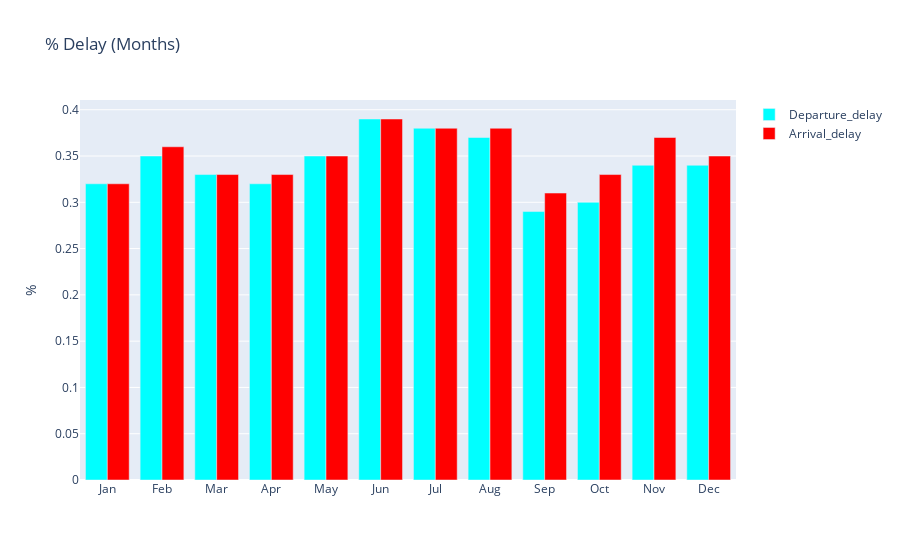

Here is the notebook cell this chart was saved with:
### Markdown cell above
So, we see a similar trend every quarter i.e., every quarter has atleast 1.5 million flight delays. Another observation is that the number of flight delays tend to peak during Quarter 2 and 3, and then they decrease again. Now, lets see the trends based on the Month.

### Code cell
fdc = flight_delays.copy()

month = {1: 'Jan',
         2: 'Feb',
         3: 'Mar',
         4: 'Apr',
         5: 'May',
         6: 'Jun',
         7: 'Jul',
         8: 'Aug',
         9: 'Sep',
         10: 'Oct',
         11: 'Nov',
         12: 'Dec'}

fdc['dep_delay'] = np.where(fdc.DEP_DELAY > 0, 1, 0)
fdc['arr_delay'] = np.where(fdc.ARR_DELAY > 0, 1, 0)
fdc_m = fdc.groupby('MONTH').dep_delay.mean().round(2)

fdc_m.index = fdc_m.index.map(month)
trace1 = go.Bar(
    x = fdc_m.index,
    y = fdc_m.values,
    name = 'Departure_delay',
    marker = dict(
        color = 'aqua'
    )
)

fdc_m = fdc.groupby('MONTH').arr_delay.mean().round(2)
fdc_m.index = fdc_m.index.map(month)

trace2 = go.Bar(
    x = fdc_m.index,
    y = fdc_m.values,
    name='Arrival_delay',
    marker=dict(
        color = 'red'
    )
)

data = [trace1, trace2]
layout = go.Layout(
    title='% Delay (Months)', 
    yaxis = dict(title = '%')
)

fig = go.Figure(data=data, layout=layout)
py.iplot(fig)

### Figure 1 — Plotly figure (JSON) as saved in the notebook; plotly's stock layout.template omitted (floating-point values rounded to 4 significant figures)
{"data": [{"marker": {"color": "aqua"}, "name": "Departure_delay", "type": "bar", "x": ["Jan", "Feb", "Mar", "Apr", "May", "Jun", "Jul", "Aug", "Sep", "Oct", "Nov", "Dec"], "y": [0.32, 0.35, 0.33, 0.32, 0.35, 0.39, 0.38, 0.37, 0.29, 0.3, 0.34, 0.34]}, {"marker": {"color": "red"}, "name": "Arrival_delay", "type": "bar", "x": ["Jan", "Feb", "Mar", "Apr", "May", "Jun", "Jul", "Aug", "Sep", "Oct", "Nov", "Dec"], "y": [0.32, 0.36, 0.33, 0.33, 0.35, 0.39, 0.38, 0.38, 0.31, 0.33, 0.37, 0.35]}], "layout": {"title": {"text": "% Delay (Months)"}, "yaxis": {"title": {"text": "%"}}}}
